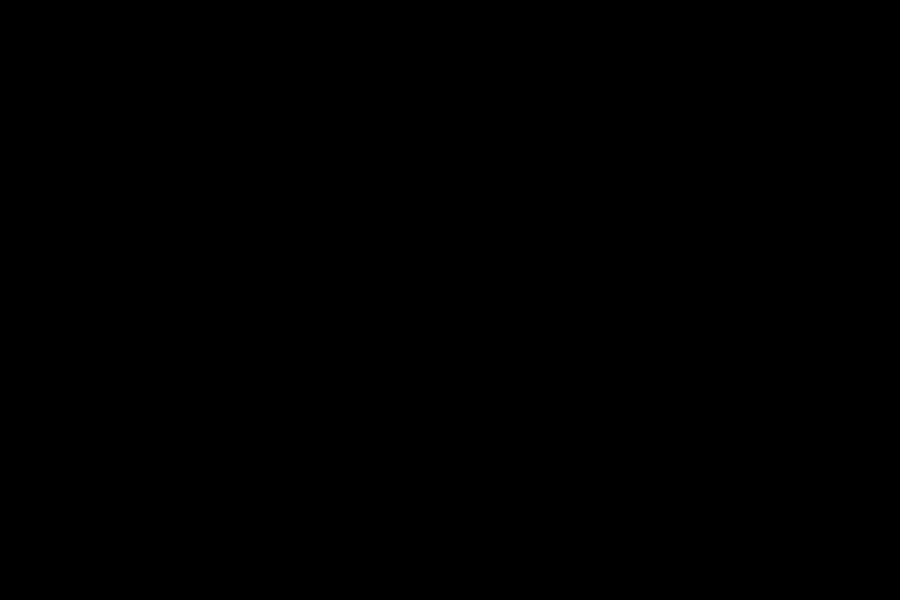
Frame 1 (no input)
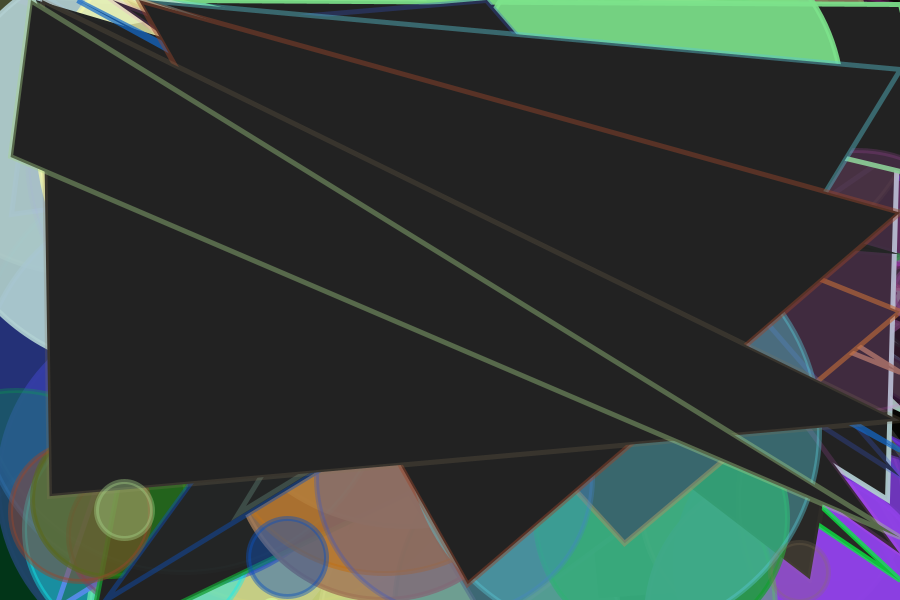
Frame 60 (the mouse pressed at the canvas centre just before this capture)
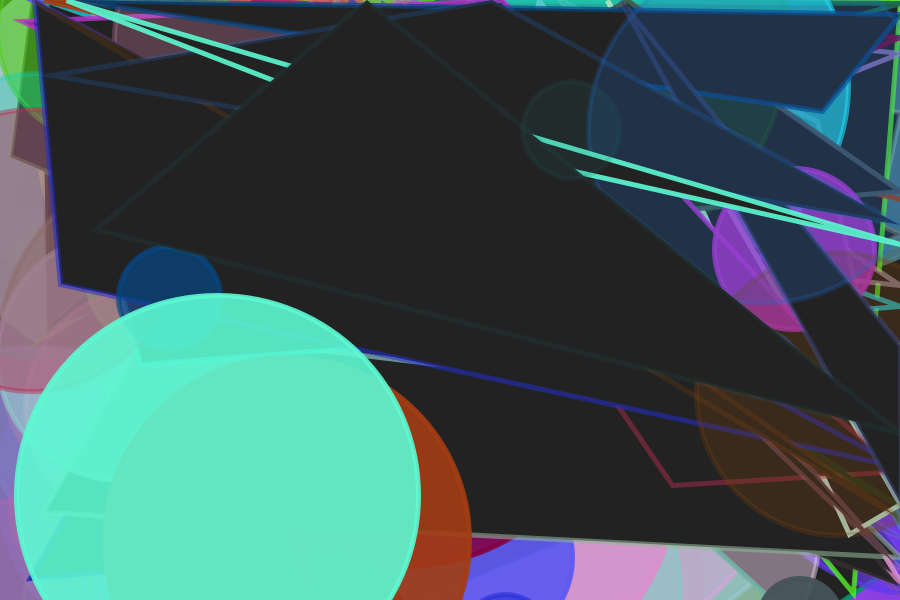
Frame 120 (the mouse held since frame 60 and released just before this capture)

The Processing sketch that drew these frames (run headless with seeded random() and noise(); from frame 60 on, the mouse is pressed at the canvas centre):

// Processing sketch: Shifman_4_6
// ── Shifman_4_6.pde
    float r;
    float g;
    float b;
    float a;
    float diam;
    float x;
    float y;
    float a2;
    float b2;
    float c;
    float d;
    float e;
    float f;
    float j;
    float i;
    
    void setup() {
     size(900,600);
     background(0);
     smooth();
     frameRate(30);
}
    void draw() {
      triangles ();
      bubbles ();
      
     // Fill all variables with random values
     r = random(255);
     g = random(255);
     b = random(255);
     a = random(255);
     j = random(600);
     i = random(900);
     diam = random(10,450);
     x = random(10,width + 50);
     y = random(10,height + 50);
     a2 = random(10,width + 50);
     b2 = random(10,height + 50);
     c = random(10,width + 50);
     c = random(10,height + 50);
     e = random(10,width + 50);
     f = random(10,height + 50);
}     
     // Use values to draw an ellipse
void bubbles() {
     stroke(r,g,b,a);
     fill(r,g,b,a);
     ellipse(x,y,diam,diam);
    
}    
    
void triangles() {     
     stroke(r,g,b,a);
     strokeWeight(5);
     fill(34);
     triangle(a2,b2,c,d,900,j);
}
